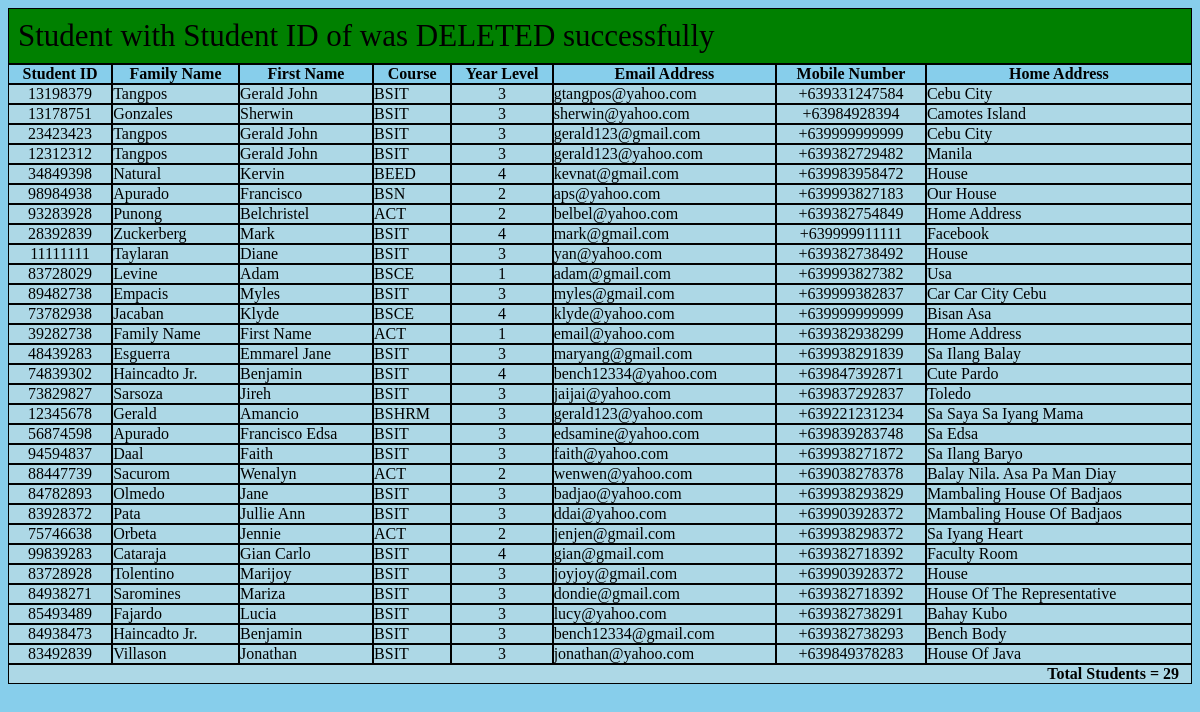
/me/search/runthis.php, run on the app's committed database.
### tables this page shows
CREATE TABLE IF NOT EXISTS `students` (
  `ID` int(11) NOT NULL AUTO_INCREMENT,
  `Student_ID` int(11) NOT NULL,
  `Family_Name` varchar(31) NOT NULL,
  `First_Name` varchar(31) NOT NULL,
  `Course` varchar(9) NOT NULL,
  `Year_Level` int(11) NOT NULL,
  `Email_Address` varchar(45) NOT NULL,
  `Mobile_Number` varchar(13) NOT NULL,
  `Home_Address` varchar(45) NOT NULL,
  PRIMARY KEY (`ID`)
);

### me/add/result.php (the view, shortened to what this page needs)
<?php
	$host = 'localhost';
	$user = 'root';
	$pass = '';
	$dbname = 'peopledb';
	$conn = new mysqli($host, $user, $pass, $dbname);
	$count = 0;
	echo '<table id = "table_display" cellspacing = "0px" cellpadding = "0px">';
		echo '<tr>';
			echo '<td id = "center_text">';
				echo 'Student ID';
			echo '</td>';
			echo '<td id = "center_text">';
				echo 'Family Name';
			echo '</td>';
			echo '<td id = "center_text">';
				echo 'First Name';
			echo '</td>';
			echo '<td id = "center_text">';
				echo 'Course';
			echo '</td>';
			echo '<td id = "center_text">';
				echo 'Year Level';
			echo '</td>';
			echo '<td id = "center_text">';
				echo 'Email Address';
			echo '</td>';
			echo '<td id = "center_text">';
				echo 'Mobile Number';
			echo '</td>';
			echo '<td id = "center_text">';
				echo 'Home Address';
			echo '</td>';
		echo '</tr>';
			if (!$conn) {
				die('Could not retreive database');
			} else {
				$sqlSel = "SELECT * FROM students";
				$retval = mysqli_query($conn, $sqlSel);
				$row = mysqli_fetch_array($retval, MYSQL_ASSOC);
				 do {
					$id = $row['Student_ID'];
					$famname = $row['Family_Name'];
					$firname = $row['First_Name'];
					$course = $row['Course'];
					$year = $row['Year_Level'];
					$email = $row['Email_Address'];
					$mobile = $row['Mobile_Number'];
					$home = $row['Home_Address'];
					echo '<tr>';
						echo '<td id = "center_text_td">';
							echo $id;
						echo '</td>';
						echo '<td id = "normal_td">';
							echo $famname;
						echo '</td>';
						echo '<td id = "normal_td">';
							echo $firname;
						echo '</td>';
						echo '<td id = "normal_td">';
							echo $course;
						echo '</td>';
						echo '<td id = "center_text_td">';
							echo $year;
						echo '</td>';
						echo '<td id = "normal_td">';
							echo $email;
						echo '</td>';
						echo '<td id = "center_text_td">';
							echo $mobile;
						echo '</td>';
						echo '<td id = "normal_td">';
							echo $home;
						echo '</td>';
					echo '</tr>';
					$count++;
				} while($row = mysqli_fetch_array($retval, MYSQL_ASSOC));
			}
			echo '<tr width = 100%>';
				echo '<td id = "foot" colspan = "8">';
					echo 'Total Students = ' .$count;
				echo '</td>';
			echo '</tr>';
			echo '</table>';
?>

### me/search/runthis.php
<?php
	$host = 'localhost';
	$user = 'root';
	$pass = '';
	$dbname = 'peopledb';
	$conn = new mysqli($host, $user, $pass, $dbname);
	$id = $_POST['id'];
	$famname = filter_var(ucwords(strtolower($_POST['famname'])), FILTER_SANITIZE_STRING);
	$firname = filter_var(ucwords(strtolower($_POST['firname'])), FILTER_SANITIZE_STRING);
	$course = $_POST['course'];
	$year = $_POST['year'];
	$email = $_POST['email']. '@' .$_POST['address'];
	$number = $_POST['mobile'];
	$mobile = '+63' .$number;
	$home = filter_var(ucwords(strtolower($_POST['home'])), FILTER_SANITIZE_STRING);
	$message = '';
	if(isset($_POST['Update'])) {
		if($id > 99999999 or $id < 10000000 or $number > 9999999999 or $number < 9000000000) {
			if($id > 99999999) {
				$message .= 'Wrong Student ID input. Must exceed 8 digits.<br />';
				$id = '';
				echo '<style type = "text/css">';
					echo '#idno {
						border: 3px solid orange;
					}';
				echo '</style>';
			}
			else if($id < 10000000) {
				$message .= 'Wrong Student ID input. Must not less 8 digits.<br />';
				$id = '';
				echo '<style type = "text/css">';
					echo '#idno {
						border: 3px solid orange;
					}';
				echo '</style>';
			}
			if($number > 9999999999) {
				$message .= 'Wrong Mobile Number input. Must exceed 10 digits and must start with 9.';
				$mobile = '';
				echo '<style type = "text/css">';
					echo '#mobile {
						border: 3px solid orange;
					}';
				echo '</style>';
			}
			else if($number < 9000000000) {
				$message .= 'Wrong Mobile Number input. Must not be less than 10 digits and must start with 9.';
				$mobile = '';
				echo '<style type = "text/css">';
					echo '#mobile {
						border: 3px solid orange;
					}';
				echo '</style>';
			}
			$emailaddress = $email;
			$email  = strstr($emailaddress, '@', true);
			$address = str_replace($email, "", $emailaddress);
			$mobilenumber = $mobile;
			$mobile = str_replace("+63", "", $mobilenumber);
			include 'search.php';
			echo '<table width = "100%">';
				echo '<tr width = "100%">';
				echo '<td width = "10%"></td>';
				echo '<td width = "80%"><div class = "warning">' .$message. '</div></td>';
				echo '<td width = "10%"></td>';
				echo '</tr>';
			echo '</table>';
			include 'buttons.php';
			die ('');
		}
		else {
			$sql = "UPDATE students SET Family_Name = '" .$famname. "', First_Name = '" .$firname. "', Course = '" .$course. "', Year_Level = '" .$year. "', Email_Address = '" .$email. "', Mobile_Number = '" .$mobile. "', Home_Address = '" .$home. "' WHERE Student_ID = '" .$id. "'";
			if ($conn->query($sql) === TRUE) {
				echo '<div class = "success">Student with Student ID of ' .$id. ' was UPDATED successfully</div>';
				include '../add/result.php';
				die('');
			} else {
				echo '<div class = "warning">Student with Student ID of ' .$id. ' was unable to be UPDATED. ' .$conn->error. '</div>';
				include '../add/result.php';
				die('');
			}
		}
	}
	else {
		$sql = "DELETE FROM students WHERE Student_ID = '" .$id. "'";
		if($conn->query($sql) === TRUE ) {
			echo '<div class = "success">Student with Student ID of ' .$id. ' was DELETED successfully</div>';
			include '../add/result.php';
			die('');
		}
		else {
			echo '<div class = "warning">Student with Student ID of ' .$id. ' was unable to be DELETED. ' .$conn->error. '</div>';
			include '../add/result.php';
			die('');
		}
	}
?>

### me/css/style.css (style rules this page uses)
#table_display { width: 100%; height: 31px; cellspacing: 0px; cellpadding: 0px; }
#center_text { text-align: center; background-color: skyblue; border: 1px solid; spacing: 0px; font-weight: bold; font-family: Tahoma; }
#center_text_td { text-align: center; background-color: lightblue; border: 1px solid; font-family: Tahoma; }
#foot { text-align: right; background-color: lightblue; border: 1px solid; font-family: Tahoma; font-weight: bold; padding-right: 12px; }
#normal_td { background-color: lightblue; border: 1px solid; spacing: 0px; font-family: Tahoma; }
.success { background-color: green; font-family: Tahoma; font-size: 31px; padding: 9px; border: 1px solid; }

### data on the page
students: Student_ID "13198379", Family_Name "Tangpos", First_Name "Gerald John", Course "BSIT", Year_Level "3", Email_Address "gtangpos@yahoo.com", Mobile_Number "+639331247584", Home_Address "Cebu City"
students: Student_ID "13178751", Family_Name "Gonzales", First_Name "Sherwin", Course "BSIT", Year_Level "3", Email_Address "sherwin@yahoo.com", Mobile_Number "+63984928394", Home_Address "Camotes Island"
students: Student_ID "23423423", Family_Name "Tangpos", First_Name "Gerald John", Course "BSIT", Year_Level "3", Email_Address "gerald123@gmail.com", Mobile_Number "+639999999999", Home_Address "Cebu City"
students: Student_ID "12312312", Family_Name "Tangpos", First_Name "Gerald John", Course "BSIT", Year_Level "3", Email_Address "gerald123@yahoo.com", Mobile_Number "+639382729482", Home_Address "Manila"
students: Student_ID "34849398", Family_Name "Natural", First_Name "Kervin", Course "BEED", Year_Level "4", Email_Address "kevnat@gmail.com", Mobile_Number "+639983958472", Home_Address "House"
students: Student_ID "98984938", Family_Name "Apurado", First_Name "Francisco", Course "BSN", Year_Level "2", Email_Address "aps@yahoo.com", Mobile_Number "+639993827183", Home_Address "Our House"
students: Student_ID "93283928", Family_Name "Punong", First_Name "Belchristel", Course "ACT", Year_Level "2", Email_Address "belbel@yahoo.com", Mobile_Number "+639382754849", Home_Address "Home Address"
students: Student_ID "28392839", Family_Name "Zuckerberg", First_Name "Mark", Course "BSIT", Year_Level "4", Email_Address "mark@gmail.com", Mobile_Number "+639999911111", Home_Address "Facebook"
students: Student_ID "11111111", Family_Name "Taylaran", First_Name "Diane", Course "BSIT", Year_Level "3", Email_Address "yan@yahoo.com", Mobile_Number "+639382738492", Home_Address "House"
students: Student_ID "83728029", Family_Name "Levine", First_Name "Adam", Course "BSCE", Year_Level "1", Email_Address "adam@gmail.com", Mobile_Number "+639993827382", Home_Address "Usa"
students: Student_ID "89482738", Family_Name "Empacis", First_Name "Myles", Course "BSIT", Year_Level "3", Email_Address "myles@gmail.com", Mobile_Number "+639999382837", Home_Address "Car Car City Cebu"
students: Student_ID "73782938", Family_Name "Jacaban", First_Name "Klyde", Course "BSCE", Year_Level "4", Email_Address "klyde@yahoo.com", Mobile_Number "+639999999999", Home_Address "Bisan Asa"
students: Student_ID "39282738", Family_Name "Family Name", First_Name "First Name", Course "ACT", Year_Level "1", Email_Address "email@yahoo.com", Mobile_Number "+639382938299", Home_Address "Home Address"
students: Student_ID "48439283", Family_Name "Esguerra", First_Name "Emmarel Jane", Course "BSIT", Year_Level "3", Email_Address "maryang@gmail.com", Mobile_Number "+639938291839", Home_Address "Sa Ilang Balay"
students: Student_ID "74839302", Family_Name "Haincadto Jr.", First_Name "Benjamin", Course "BSIT", Year_Level "4", Email_Address "bench12334@yahoo.com", Mobile_Number "+639847392871", Home_Address "Cute Pardo"
students: Student_ID "73829827", Family_Name "Sarsoza", First_Name "Jireh", Course "BSIT", Year_Level "3", Email_Address "jaijai@yahoo.com", Mobile_Number "+639837292837", Home_Address "Toledo"
students: Student_ID "12345678", Family_Name "Gerald", First_Name "Amancio", Course "BSHRM", Year_Level "3", Email_Address "gerald123@yahoo.com", Mobile_Number "+639221231234", Home_Address "Sa Saya Sa Iyang Mama"
students: Student_ID "56874598", Family_Name "Apurado", First_Name "Francisco Edsa", Course "BSIT", Year_Level "3", Email_Address "edsamine@yahoo.com", Mobile_Number "+639839283748", Home_Address "Sa Edsa"
students: Student_ID "94594837", Family_Name "Daal", First_Name "Faith", Course "BSIT", Year_Level "3", Email_Address "faith@yahoo.com", Mobile_Number "+639938271872", Home_Address "Sa Ilang Baryo"
students: Student_ID "88447739", Family_Name "Sacurom", First_Name "Wenalyn", Course "ACT", Year_Level "2", Email_Address "wenwen@yahoo.com", Mobile_Number "+639038278378", Home_Address "Balay Nila. Asa Pa Man Diay"
students: Student_ID "84782893", Family_Name "Olmedo", First_Name "Jane", Course "BSIT", Year_Level "3", Email_Address "badjao@yahoo.com", Mobile_Number "+639938293829", Home_Address "Mambaling House Of Badjaos"
students: Student_ID "83928372", Family_Name "Pata", First_Name "Jullie Ann", Course "BSIT", Year_Level "3", Email_Address "ddai@yahoo.com", Mobile_Number "+639903928372", Home_Address "Mambaling House Of Badjaos"
students: Student_ID "75746638", Family_Name "Orbeta", First_Name "Jennie", Course "ACT", Year_Level "2", Email_Address "jenjen@gmail.com", Mobile_Number "+639938298372", Home_Address "Sa Iyang Heart"
students: Student_ID "99839283", Family_Name "Cataraja", First_Name "Gian Carlo", Course "BSIT", Year_Level "4", Email_Address "gian@gmail.com", Mobile_Number "+639382718392", Home_Address "Faculty Room"
students: Student_ID "83728928", Family_Name "Tolentino", First_Name "Marijoy", Course "BSIT", Year_Level "3", Email_Address "joyjoy@gmail.com", Mobile_Number "+639903928372", Home_Address "House"
students: Student_ID "84938271", Family_Name "Saromines", First_Name "Mariza", Course "BSIT", Year_Level "3", Email_Address "dondie@gmail.com", Mobile_Number "+639382718392", Home_Address "House Of The Representative"
students: Student_ID "85493489", Family_Name "Fajardo", First_Name "Lucia", Course "BSIT", Year_Level "3", Email_Address "lucy@yahoo.com", Mobile_Number "+639382738291", Home_Address "Bahay Kubo"
students: Student_ID "84938473", Family_Name "Haincadto Jr.", First_Name "Benjamin", Course "BSIT", Year_Level "3", Email_Address "bench12334@gmail.com", Mobile_Number "+639382738293", Home_Address "Bench Body"
students: Student_ID "83492839", Family_Name "Villason", First_Name "Jonathan", Course "BSIT", Year_Level "3", Email_Address "jonathan@yahoo.com", Mobile_Number "+639849378283", Home_Address "House Of Java"

### other printed values
$count "29"
